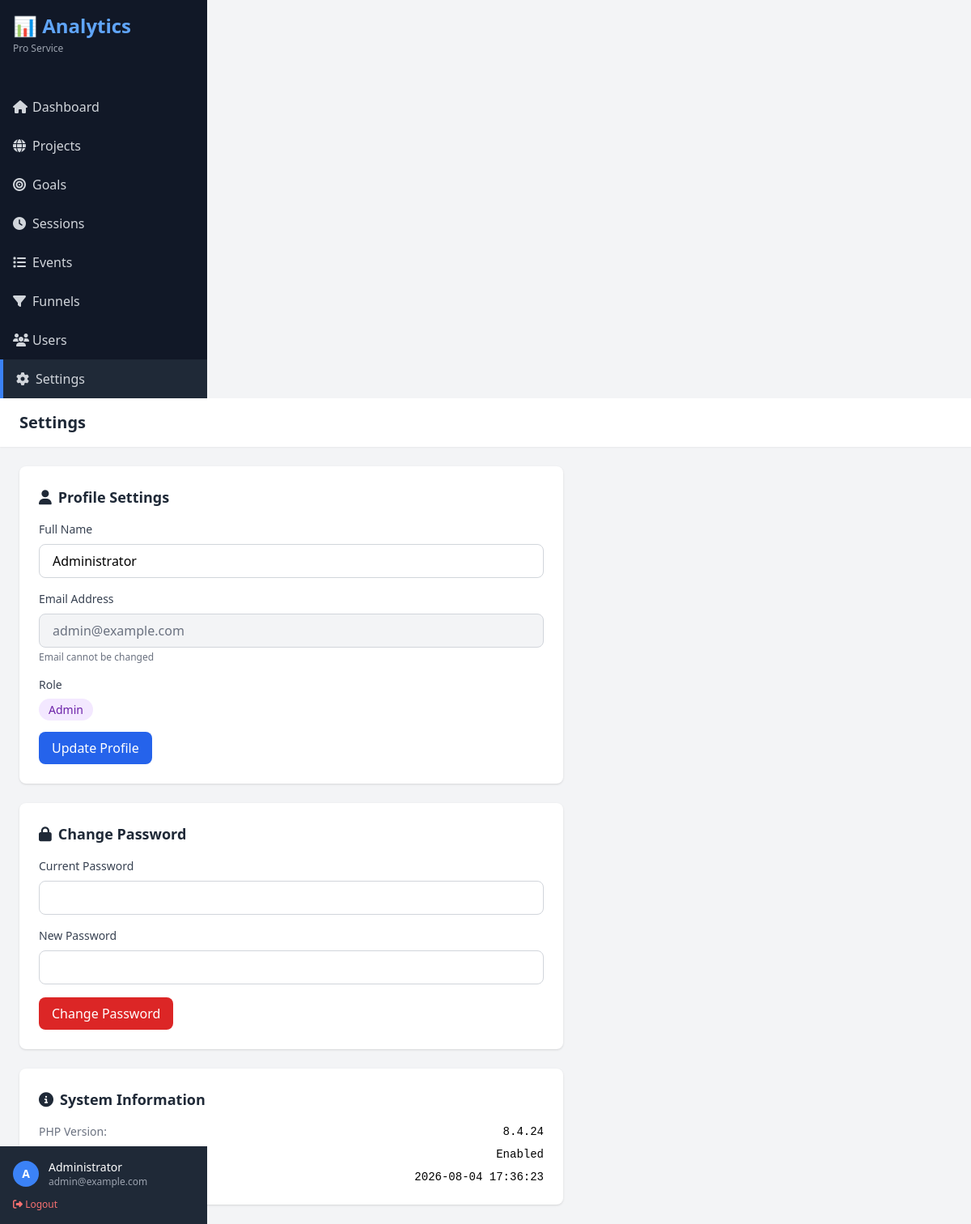
Screenshot of /admin/settings.php (signed in) with the database file from the repository.
### tables this page shows
CREATE TABLE IF NOT EXISTS `users` (
  `id` INT UNSIGNED NOT NULL AUTO_INCREMENT,
  `email` VARCHAR(255) NOT NULL,
  `password_hash` VARCHAR(255) NOT NULL,
  `name` VARCHAR(100) NOT NULL DEFAULT 'User',
  `role` ENUM('admin', 'client') NOT NULL DEFAULT 'client',
  `is_active` TINYINT(1) NOT NULL DEFAULT 1,
  `created_at` TIMESTAMP NOT NULL DEFAULT CURRENT_TIMESTAMP,
  `updated_at` TIMESTAMP NOT NULL DEFAULT CURRENT_TIMESTAMP ON UPDATE CURRENT_TIMESTAMP,
  PRIMARY KEY (`id`),
  UNIQUE KEY `unique_email` (`email`),
  KEY `idx_role` (`role`),
  KEY `idx_is_active` (`is_active`)
);

### includes/auth.php (called while the page is built, shortened)
<?php
function isLoggedIn(): bool {
    return isset($_SESSION['user_id']) && !empty($_SESSION['user_id']);
}
function getCurrentUser(): ?array {
    require_once __DIR__ . '/Database.php';
    $db = Database::getInstance();
    return $db->fetchOne(
        "SELECT id, email, name, role, is_active FROM users WHERE id = ?",
        [$_SESSION['user_id']]
    );
}

### includes/config.php (called while the page is built)
<?php
return [
    'host' => getenv('DB_HOST') ?: 'localhost',
    'port' => getenv('DB_PORT') ?: '3306',
    'database' => getenv('DB_NAME') ?: 'analytics_service',
    'username' => getenv('DB_USER') ?: 'root',
    'password' => getenv('DB_PASS') ?: '',
    'charset' => 'utf8mb4',
    'collation' => 'utf8mb4_unicode_ci',
    'options' => [
        PDO::ATTR_ERRMODE => PDO::ERRMODE_EXCEPTION,
        PDO::ATTR_DEFAULT_FETCH_MODE => PDO::FETCH_ASSOC,
        PDO::ATTR_EMULATE_PREPARES => false,
        PDO::MYSQL_ATTR_INIT_COMMAND => "SET NAMES utf8mb4 COLLATE utf8mb4_unicode_ci"
    ]
];

### includes/Database.php (called while the page is built, shortened)
<?php
class Database {
    private static ?Database $instance = null;
    private ?PDO $connection = null;
    private array $config;
    private function __construct() {
        $this->config = require __DIR__ . '/config.php';
    }
    public static function getInstance(): Database {
        if (self::$instance === null) {
            self::$instance = new self();
        }
        return self::$instance;
    }
    private function connect(): void {
        $dsn = sprintf(
            "mysql:host=%s;port=%s;dbname=%s;charset=%s",
            $this->config['host'],
            $this->config['port'],
            $this->config['database'],
            $this->config['charset']
        );
        try {
            $this->connection = new PDO(
                $dsn,
                $this->config['username'],
                $this->config['password'],
                $this->config['options']
            );
        } catch (PDOException $e) {
            error_log("Database connection failed: " . $e->getMessage());
            throw new Exception("Database connection failed. Please check your configuration.");
        }
    }
    public function getConnection(): PDO {
        return $this->connection;
    }
    public function query(string $sql, array $params = []): PDOStatement {
        try {
            $stmt = $this->getConnection()->prepare($sql);
            $stmt->execute($params);
            return $stmt;
        } catch (PDOException $e) {
            error_log("Query failed: " . $e->getMessage());
            throw $e;
        }
    }
    public function fetchOne(string $sql, array $params = []): ?array {
        $result = $this->query($sql, $params)->fetch();
        return $result ?: null;
    }
}

### admin/settings.php (the view, shortened to what this page needs)
<?php
require_once __DIR__ . '/../includes/Database.php';
require_once __DIR__ . '/../includes/auth.php';
$user = getCurrentUser();
?>
<!DOCTYPE html>
<html lang="en">
<head>
    <script src="https://cdn.tailwindcss.com"></script>
    <link rel="stylesheet" href="https://cdnjs.cloudflare.com/ajax/libs/font-awesome/6.4.0/css/all.min.css">
</head>
<body class="bg-gray-100">
    <?php include 'includes/sidebar.php'; ?>
    <div class="flex-1 overflow-y-auto">
        <header class="bg-white shadow-sm">
            <div class="px-6 py-4">
                <h2 class="text-xl font-semibold text-gray-800">Settings</h2>
            </div>
        </header>
        <div class="p-6">
            <div class="max-w-2xl">
                <div class="bg-white rounded-lg shadow p-6 mb-6">
                    <h3 class="text-lg font-semibold text-gray-800 mb-4">
                        <i class="fas fa-user mr-2"></i>Profile Settings
                    </h3>
                    <form method="POST">
                        <div class="mb-4">
                            <label class="block text-sm font-medium text-gray-700 mb-2">Full Name</label>
                            <input type="text" name="name" required
                                   value="<?= htmlspecialchars($user['name']) ?>"
                                   class="w-full px-4 py-2 border border-gray-300 rounded-lg focus:ring-2 focus:ring-blue-500">
                        </div>
                        <div class="mb-4">
                            <label class="block text-sm font-medium text-gray-700 mb-2">Email Address</label>
                            <input type="email" disabled
                                   value="<?= htmlspecialchars($user['email']) ?>"
                                   class="w-full px-4 py-2 border border-gray-300 rounded-lg bg-gray-100 text-gray-500">
                            <p class="text-xs text-gray-500 mt-1">Email cannot be changed</p>
                        </div>
                        <div class="mb-4">
                            <label class="block text-sm font-medium text-gray-700 mb-2">Role</label>
                            <span class="px-3 py-1 rounded-full text-sm <?= $user['role'] === 'admin' ? 'bg-purple-100 text-purple-800' : 'bg-blue-100 text-blue-800' ?>">
                                <?= ucfirst($user['role']) ?>
                            </span>
                        </div>
                        <button type="submit" class="px-4 py-2 bg-blue-600 text-white rounded-lg hover:bg-blue-700">
                            Update Profile
                        </button>
                    </form>
                </div>
                <?php if ($user['role'] === 'admin'): ?>
                <div class="bg-white rounded-lg shadow p-6">
                    <h3 class="text-lg font-semibold text-gray-800 mb-4">
                        <i class="fas fa-lock mr-2"></i>Change Password
                    </h3>
                    <form method="POST">
                        <div class="mb-4">
                            <label class="block text-sm font-medium text-gray-700 mb-2">Current Password</label>
                            <input type="password" name="current_password" required
                                   class="w-full px-4 py-2 border border-gray-300 rounded-lg focus:ring-2 focus:ring-blue-500">
                        </div>
                        <div class="mb-4">
                            <label class="block text-sm font-medium text-gray-700 mb-2">New Password</label>
                            <input type="password" name="new_password" required minlength="6"
                                   class="w-full px-4 py-2 border border-gray-300 rounded-lg focus:ring-2 focus:ring-blue-500">
                        </div>
                        <button type="submit" class="px-4 py-2 bg-red-600 text-white rounded-lg hover:bg-red-700">
                            Change Password
                        </button>
                    </form>
                </div>
                <?php endif; ?>
                <div class="bg-white rounded-lg shadow p-6 mt-6">
                    <h3 class="text-lg font-semibold text-gray-800 mb-4">
                        <i class="fas fa-info-circle mr-2"></i>System Information
                    </h3>
                    <div class="space-y-2 text-sm">
                        <div class="flex justify-between">
                            <span class="text-gray-500">PHP Version:</span>
                            <span class="font-mono"><?= phpversion() ?></span>
                        </div>
                        <div class="flex justify-between">
                            <span class="text-gray-500">MySQL Extension:</span>
                            <span class="font-mono"><?= extension_loaded('pdo_mysql') ? 'Enabled' : 'Not Installed' ?></span>
                        </div>
                        <div class="flex justify-between">
                            <span class="text-gray-500">Server Time:</span>
                            <span class="font-mono"><?= date('Y-m-d H:i:s') ?></span>
                        </div>
                    </div>
                </div>
            </div>
        </div>
    </div>
</body>
</html>

### admin/includes/sidebar.php (shortened to what this page needs)
<aside class="w-64 bg-gray-900 text-white flex-shrink-0 hidden md:block">
    <div class="p-4">
        <h1 class="text-2xl font-bold text-blue-400">📊 Analytics</h1>
        <p class="text-xs text-gray-400 mt-1">Pro Service</p>
    </div>
    <nav class="mt-6">
        <a href="/admin/index.php" class="flex items-center px-4 py-3 text-gray-300 hover:bg-gray-800 hover:text-white transition <?= basename($_SERVER['PHP_SELF']) === 'index.php' ? 'bg-gray-800 border-l-4 border-blue-500' : '' ?>">
            <i class="fas fa-home w-6"></i>
            <span>Dashboard</span>
        </a>
        <a href="/admin/projects.php" class="flex items-center px-4 py-3 text-gray-300 hover:bg-gray-800 hover:text-white transition <?= basename($_SERVER['PHP_SELF']) === 'projects.php' ? 'bg-gray-800 border-l-4 border-blue-500' : '' ?>">
            <i class="fas fa-globe w-6"></i>
            <span>Projects</span>
        </a>
        <a href="/admin/goals.php" class="flex items-center px-4 py-3 text-gray-300 hover:bg-gray-800 hover:text-white transition <?= basename($_SERVER['PHP_SELF']) === 'goals.php' ? 'bg-gray-800 border-l-4 border-blue-500' : '' ?>">
            <i class="fas fa-bullseye w-6"></i>
            <span>Goals</span>
        </a>
        <a href="/admin/sessions.php" class="flex items-center px-4 py-3 text-gray-300 hover:bg-gray-800 hover:text-white transition <?= basename($_SERVER['PHP_SELF']) === 'sessions.php' ? 'bg-gray-800 border-l-4 border-blue-500' : '' ?>">
            <i class="fas fa-clock w-6"></i>
            <span>Sessions</span>
        </a>
        <a href="/admin/events.php" class="flex items-center px-4 py-3 text-gray-300 hover:bg-gray-800 hover:text-white transition <?= basename($_SERVER['PHP_SELF']) === 'events.php' ? 'bg-gray-800 border-l-4 border-blue-500' : '' ?>">
            <i class="fas fa-list w-6"></i>
            <span>Events</span>
        </a>
        <a href="/admin/funnels.php" class="flex items-center px-4 py-3 text-gray-300 hover:bg-gray-800 hover:text-white transition <?= basename($_SERVER['PHP_SELF']) === 'funnels.php' ? 'bg-gray-800 border-l-4 border-blue-500' : '' ?>">
            <i class="fas fa-filter w-6"></i>
            <span>Funnels</span>
        </a>
        <?php if ($user && $user['role'] === 'admin'): ?>
        <a href="/admin/users.php" class="flex items-center px-4 py-3 text-gray-300 hover:bg-gray-800 hover:text-white transition <?= basename($_SERVER['PHP_SELF']) === 'users.php' ? 'bg-gray-800 border-l-4 border-blue-500' : '' ?>">
            <i class="fas fa-users w-6"></i>
            <span>Users</span>
        </a>
        <a href="/admin/settings.php" class="flex items-center px-4 py-3 text-gray-300 hover:bg-gray-800 hover:text-white transition <?= basename($_SERVER['PHP_SELF']) === 'settings.php' ? 'bg-gray-800 border-l-4 border-blue-500' : '' ?>">
            <i class="fas fa-cog w-6"></i>
            <span>Settings</span>
        </a>
        <?php endif; ?>
    </nav>
    <div class="absolute bottom-0 w-64 p-4 bg-gray-800">
        <div class="flex items-center">
            <div class="w-8 h-8 rounded-full bg-blue-500 flex items-center justify-center">
                <span class="text-sm font-bold"><?= htmlspecialchars( strtoupper(substr($user['name'] ?? 'U', 0, 1)) ) ?></span>
            </div>
            <div class="ml-3">
                <p class="text-sm font-medium"><?= htmlspecialchars($user['name'] ?? 'User') ?></p>
                <p class="text-xs text-gray-400"><?= htmlspecialchars($user['email'] ?? '') ?></p>
            </div>
        </div>
        <a href="/admin/logout.php" class="mt-3 block text-xs text-red-400 hover:text-red-300">
            <i class="fas fa-sign-out-alt"></i> Logout
        </a>
    </div>
</aside>

### rows the page displays
users: name "A", name "Administrator", email "admin@example.com", role "Admin"

### other values shown
phpversion() "8.4.24"
